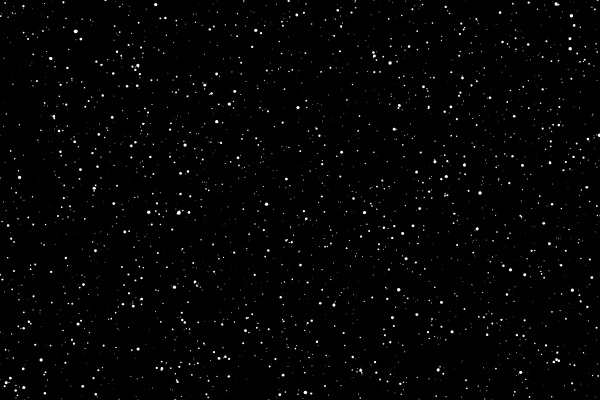
Frame 1 (no input)
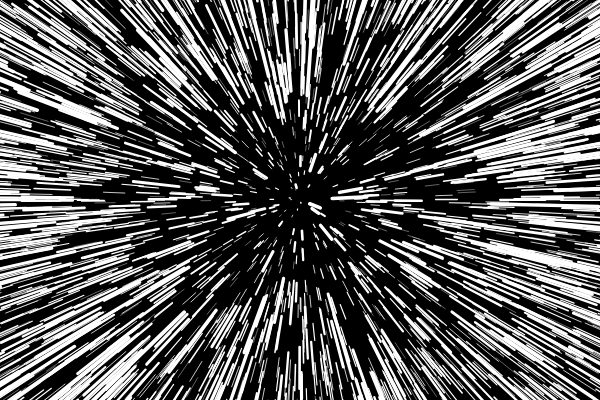
Frame 60 (no input)
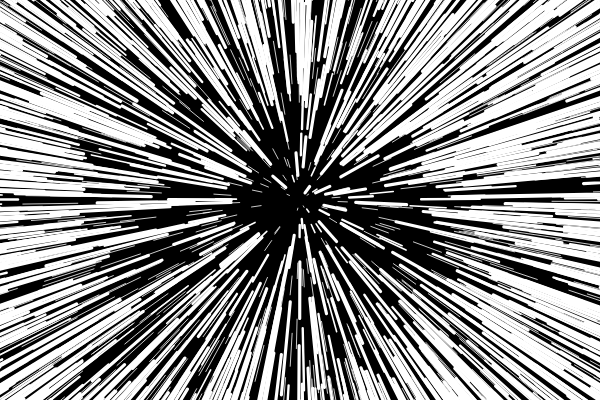
Frame 120 (the mouse pressed at the canvas centre since frame 60)

The p5.js sketch that drew these frames (run headless with seeded random() and noise() and a simulated clock; from frame 60 on, the mouse is pressed at the canvas centre):

// p5.js sketch
// ── sketch.js
class Star {
    constructor(){
      this.x = random(-width, width);
      this.y = random(-height, height);
      this.z = random(width);
      this.pz = this.z;
    }
    update() {
      this.z = this.z - speed;
      if (this.z < 1) {
        this.z = width;
        this.x = random(-width, width);
        this.y = random(-height, height);
        this.pz = this.z;
      }
    }
    show() {
      fill(255);
      noStroke();
  
      let sx = map(this.x / this.z, 0, 1, 0, width);
      let sy = map(this.y / this.z, 0, 1, 0, height);
  
      let r = map(this.z, 0, width, 4, 0);
  
      let px = map(this.x / this.pz, 0, 1, 0, width);
      let py = map(this.y / this.pz, 0, 1, 0, height);
  
      this.pz = this.z;
  
      stroke(255);
      strokeWeight(r);
      line(px, py, sx, sy);
  
    }
  }
  
  let stars = [];
  
  let speed;
  
  
  function setup() {
    createCanvas(600, 400);
    for (var i = 0; i < 20000; i++) {
      stars[i] = new Star();
    }
      speed = 0
  }
  
  function draw() {
  
    // speed = map(mouseX, 0, width, 0, 50);
  
    background(0);
    background(0);
    translate(width / 2, height / 2);
    for (let i = 0; i < stars.length; i++) {
      stars[i].update();
      stars[i].show();
    }
    speed += 1
  }
